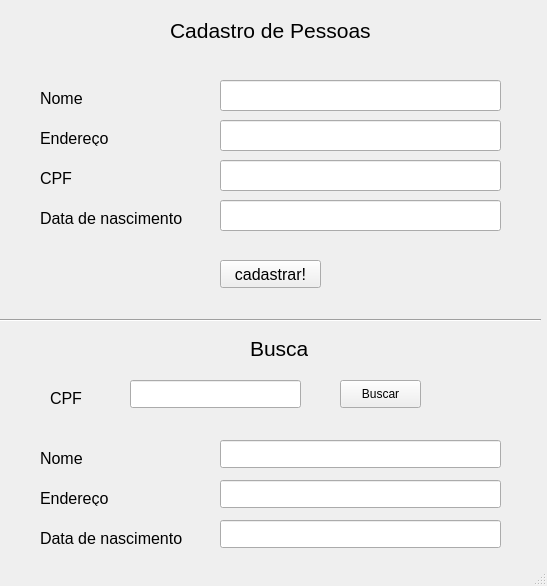
<?xml version="1.0" encoding="UTF-8"?>
<ui version="4.0">
 <class>MainWindow</class>
 <widget class="QMainWindow" name="MainWindow">
  <property name="geometry">
   <rect>
    <x>0</x>
    <y>0</y>
    <width>547</width>
    <height>586</height>
   </rect>
  </property>
  <property name="windowTitle">
   <string>MainWindow</string>
  </property>
  <widget class="QWidget" name="centralwidget">
   <widget class="QLabel" name="label_titulo_cadastro">
    <property name="geometry">
     <rect>
      <x>170</x>
      <y>0</y>
      <width>221</width>
      <height>61</height>
     </rect>
    </property>
    <property name="font">
     <font>
      <pointsize>16</pointsize>
     </font>
    </property>
    <property name="text">
     <string>Cadastro de Pessoas</string>
    </property>
   </widget>
   <widget class="QLabel" name="label_name">
    <property name="geometry">
     <rect>
      <x>40</x>
      <y>90</y>
      <width>58</width>
      <height>16</height>
     </rect>
    </property>
    <property name="font">
     <font>
      <pointsize>12</pointsize>
     </font>
    </property>
    <property name="text">
     <string>Nome</string>
    </property>
   </widget>
   <widget class="QLabel" name="label_endereco">
    <property name="geometry">
     <rect>
      <x>40</x>
      <y>130</y>
      <width>71</width>
      <height>16</height>
     </rect>
    </property>
    <property name="font">
     <font>
      <pointsize>12</pointsize>
     </font>
    </property>
    <property name="text">
     <string>Endereço</string>
    </property>
   </widget>
   <widget class="QLabel" name="label_cpf">
    <property name="geometry">
     <rect>
      <x>40</x>
      <y>170</y>
      <width>58</width>
      <height>16</height>
     </rect>
    </property>
    <property name="font">
     <font>
      <pointsize>12</pointsize>
     </font>
    </property>
    <property name="text">
     <string>CPF</string>
    </property>
   </widget>
   <widget class="QLabel" name="label_nascimento">
    <property name="geometry">
     <rect>
      <x>40</x>
      <y>210</y>
      <width>151</width>
      <height>16</height>
     </rect>
    </property>
    <property name="font">
     <font>
      <pointsize>12</pointsize>
     </font>
    </property>
    <property name="text">
     <string>Data de nascimento</string>
    </property>
   </widget>
   <widget class="QLineEdit" name="input_nome">
    <property name="geometry">
     <rect>
      <x>220</x>
      <y>80</y>
      <width>281</width>
      <height>31</height>
     </rect>
    </property>
   </widget>
   <widget class="QLineEdit" name="input_endereco">
    <property name="geometry">
     <rect>
      <x>220</x>
      <y>120</y>
      <width>281</width>
      <height>31</height>
     </rect>
    </property>
   </widget>
   <widget class="QLineEdit" name="input_cpf">
    <property name="geometry">
     <rect>
      <x>220</x>
      <y>160</y>
      <width>281</width>
      <height>31</height>
     </rect>
    </property>
   </widget>
   <widget class="QLineEdit" name="input_nascimento">
    <property name="geometry">
     <rect>
      <x>220</x>
      <y>200</y>
      <width>281</width>
      <height>31</height>
     </rect>
    </property>
   </widget>
   <widget class="Line" name="line">
    <property name="geometry">
     <rect>
      <x>0</x>
      <y>310</y>
      <width>541</width>
      <height>21</height>
     </rect>
    </property>
    <property name="orientation">
     <enum>Qt::Horizontal</enum>
    </property>
   </widget>
   <widget class="QPushButton" name="button_cadastrar">
    <property name="geometry">
     <rect>
      <x>220</x>
      <y>260</y>
      <width>101</width>
      <height>28</height>
     </rect>
    </property>
    <property name="font">
     <font>
      <pointsize>12</pointsize>
     </font>
    </property>
    <property name="text">
     <string>cadastrar!</string>
    </property>
   </widget>
   <widget class="QLabel" name="label_titulo_busca">
    <property name="geometry">
     <rect>
      <x>250</x>
      <y>340</y>
      <width>58</width>
      <height>16</height>
     </rect>
    </property>
    <property name="font">
     <font>
      <pointsize>16</pointsize>
     </font>
    </property>
    <property name="text">
     <string>Busca</string>
    </property>
   </widget>
   <widget class="QLabel" name="label">
    <property name="geometry">
     <rect>
      <x>50</x>
      <y>390</y>
      <width>58</width>
      <height>16</height>
     </rect>
    </property>
    <property name="font">
     <font>
      <pointsize>12</pointsize>
     </font>
    </property>
    <property name="text">
     <string>CPF</string>
    </property>
   </widget>
   <widget class="QLineEdit" name="search_cpf">
    <property name="geometry">
     <rect>
      <x>130</x>
      <y>380</y>
      <width>171</width>
      <height>28</height>
     </rect>
    </property>
   </widget>
   <widget class="QLabel" name="label_2">
    <property name="geometry">
     <rect>
      <x>40</x>
      <y>450</y>
      <width>58</width>
      <height>16</height>
     </rect>
    </property>
    <property name="font">
     <font>
      <pointsize>12</pointsize>
     </font>
    </property>
    <property name="text">
     <string>Nome</string>
    </property>
   </widget>
   <widget class="QLabel" name="label_3">
    <property name="geometry">
     <rect>
      <x>40</x>
      <y>490</y>
      <width>91</width>
      <height>16</height>
     </rect>
    </property>
    <property name="font">
     <font>
      <pointsize>12</pointsize>
     </font>
    </property>
    <property name="text">
     <string>Endereço</string>
    </property>
   </widget>
   <widget class="QLabel" name="label_4">
    <property name="geometry">
     <rect>
      <x>40</x>
      <y>530</y>
      <width>151</width>
      <height>16</height>
     </rect>
    </property>
    <property name="font">
     <font>
      <pointsize>12</pointsize>
     </font>
    </property>
    <property name="text">
     <string>Data de nascimento</string>
    </property>
   </widget>
   <widget class="QLineEdit" name="output_nome">
    <property name="geometry">
     <rect>
      <x>220</x>
      <y>440</y>
      <width>281</width>
      <height>28</height>
     </rect>
    </property>
   </widget>
   <widget class="QLineEdit" name="output_endereco">
    <property name="geometry">
     <rect>
      <x>220</x>
      <y>480</y>
      <width>281</width>
      <height>28</height>
     </rect>
    </property>
   </widget>
   <widget class="QLineEdit" name="output_nascimento">
    <property name="geometry">
     <rect>
      <x>220</x>
      <y>520</y>
      <width>281</width>
      <height>28</height>
     </rect>
    </property>
   </widget>
   <widget class="QPushButton" name="button_buscar">
    <property name="geometry">
     <rect>
      <x>340</x>
      <y>380</y>
      <width>81</width>
      <height>28</height>
     </rect>
    </property>
    <property name="text">
     <string>Buscar</string>
    </property>
   </widget>
   <zorder>label_titulo_cadastro</zorder>
   <zorder>label_name</zorder>
   <zorder>label_cpf</zorder>
   <zorder>label_nascimento</zorder>
   <zorder>label_endereco</zorder>
   <zorder>input_nome</zorder>
   <zorder>input_endereco</zorder>
   <zorder>input_cpf</zorder>
   <zorder>input_nascimento</zorder>
   <zorder>line</zorder>
   <zorder>button_cadastrar</zorder>
   <zorder>label_titulo_busca</zorder>
   <zorder>label</zorder>
   <zorder>search_cpf</zorder>
   <zorder>label_2</zorder>
   <zorder>label_3</zorder>
   <zorder>label_4</zorder>
   <zorder>output_nome</zorder>
   <zorder>output_endereco</zorder>
   <zorder>output_nascimento</zorder>
   <zorder>button_buscar</zorder>
  </widget>
  <widget class="QStatusBar" name="statusbar"/>
 </widget>
 <resources/>
 <connections/>
</ui>
